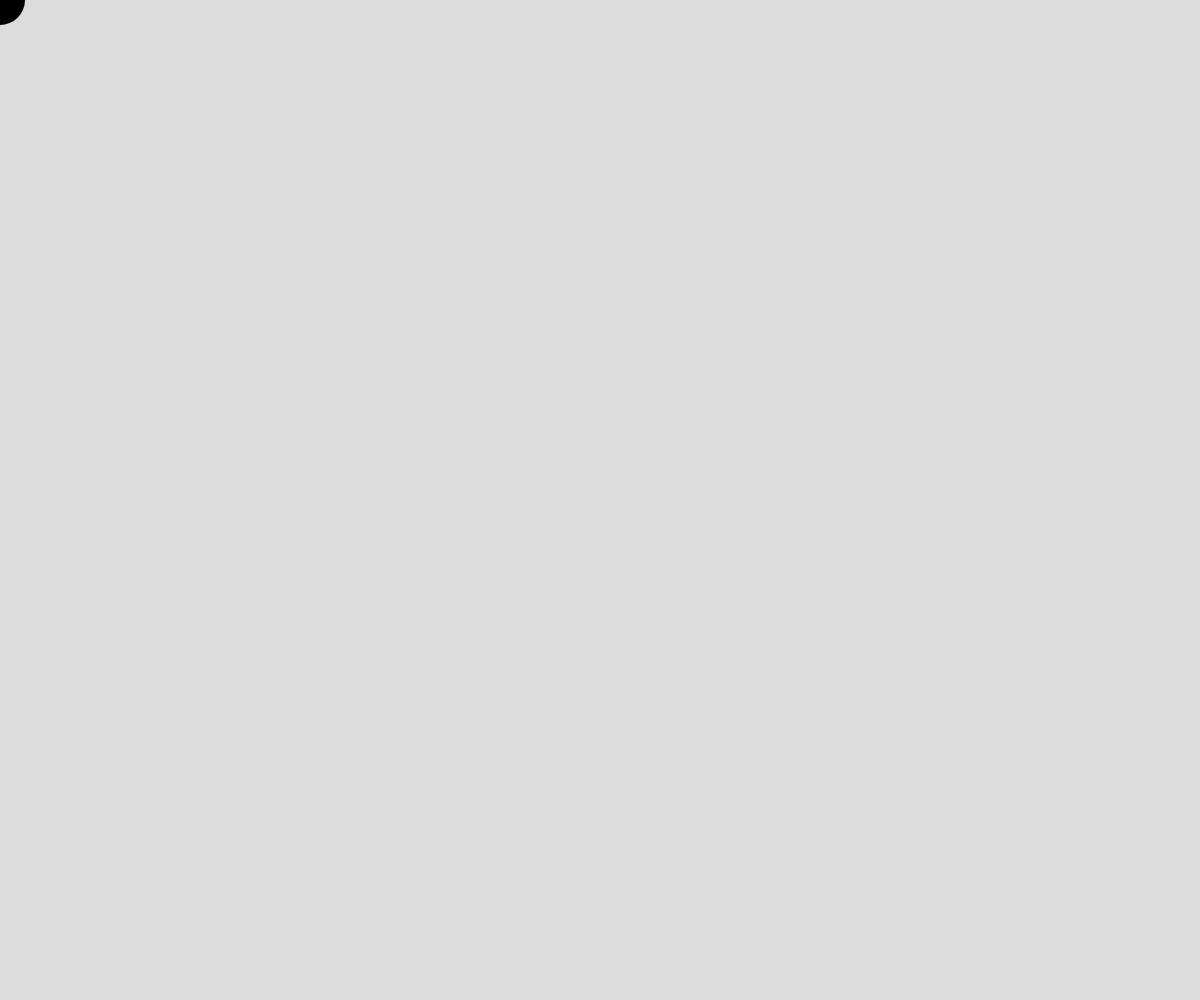
Frame 1 (no input)
Frame 60 (no input): identical to frame 1, image omitted
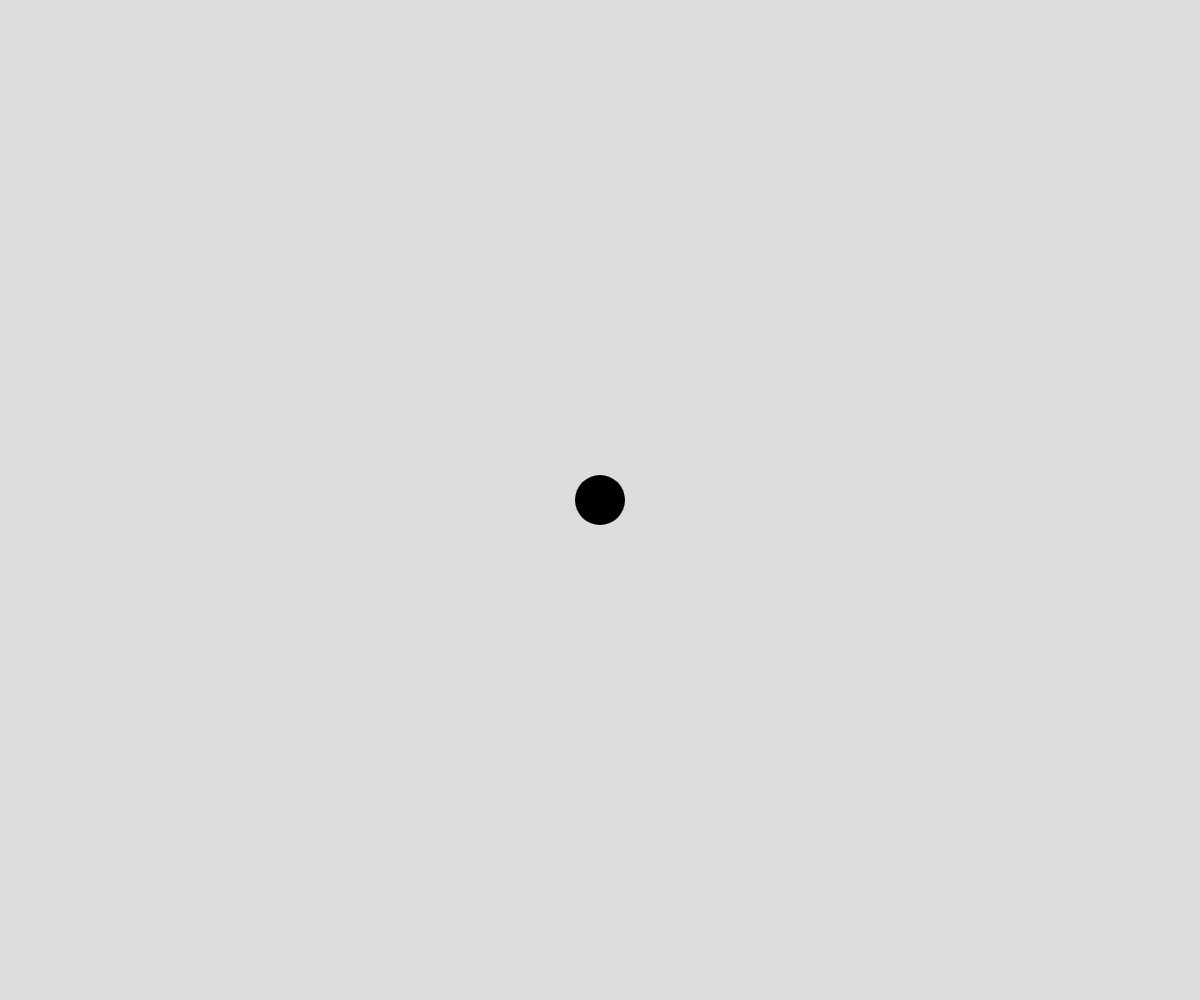
Frame 120 (the mouse pressed at the canvas centre since frame 60)

The p5.js sketch that drew these frames (run headless with seeded random() and noise() and a simulated clock; from frame 60 on, the mouse is pressed at the canvas centre):

// p5.js sketch
// ── sketch.js
function setup() {
    createCanvas(windowWidth, windowHeight);
    background(220);
}

function draw() {
    background(220);
    fill(0);
    noStroke();
    ellipse(mouseX, mouseY, 50, 50);
}

function windowResized() {
    resizeCanvas(windowWidth, windowHeight);
}
